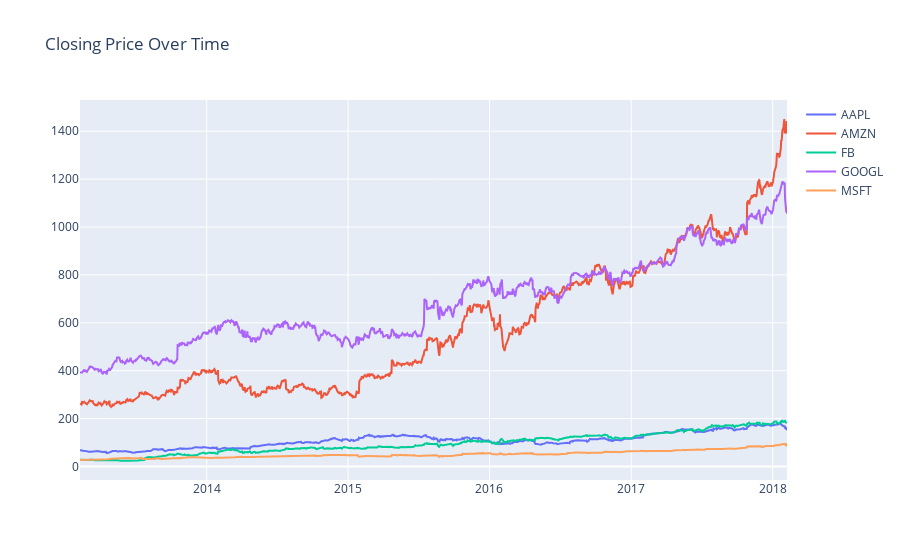

The notebook cell this image was saved under:
### Code cell
fig = go.Figure()


for name in stock_df['Name'].unique():
    subset = stock_df[stock_df['Name'] == name]
    fig.add_trace(go.Scatter(x=subset['date'], y=subset['close'], mode='lines', name=name))

fig.update_layout(title='Closing Price Over Time')

fig.show()

### Figure 1 — Plotly figure (JSON) as saved in the notebook; plotly's stock layout.template omitted (floating-point values rounded to 4 significant figures; data arrays with more than 128 entries replaced by an {"elided": "..."} marker saying what was removed)
{"data": [{"mode": "lines", "name": "AAPL", "type": "scatter", "x": {"elided": "1259 str values"}, "y": {"elided": "1259 float values"}}, {"mode": "lines", "name": "AMZN", "type": "scatter", "x": {"elided": "1259 str values"}, "y": {"elided": "1259 float values"}}, {"mode": "lines", "name": "FB", "type": "scatter", "x": {"elided": "1259 str values"}, "y": {"elided": "1259 float values"}}, {"mode": "lines", "name": "GOOGL", "type": "scatter", "x": {"elided": "1259 str values"}, "y": {"elided": "1259 float values"}}, {"mode": "lines", "name": "MSFT", "type": "scatter", "x": {"elided": "1259 str values"}, "y": {"elided": "1259 float values"}}], "layout": {"title": {"text": "Closing Price Over Time"}}}
